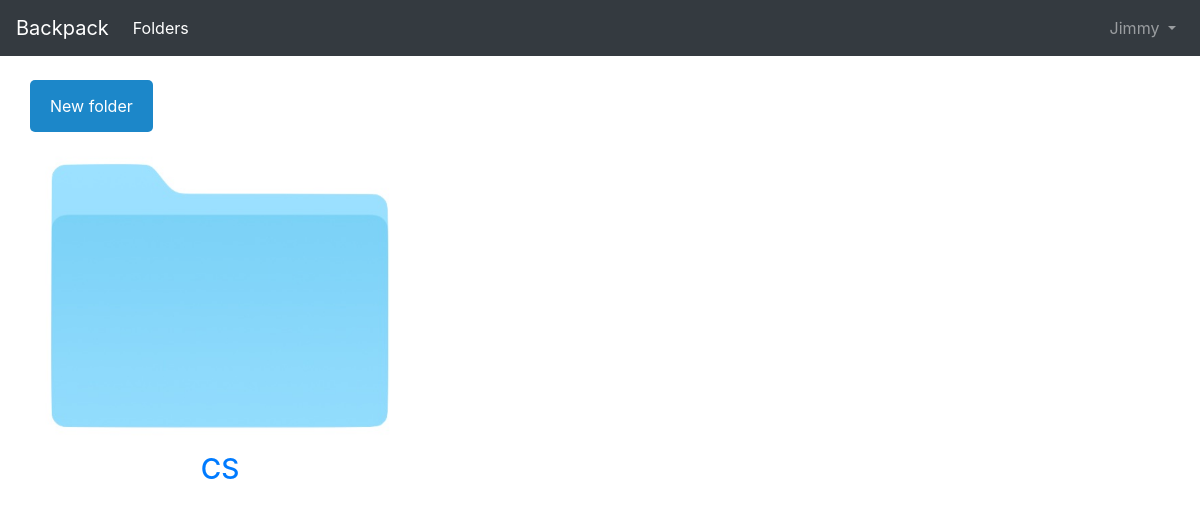
The app's page /docs/ (signed in), older data.
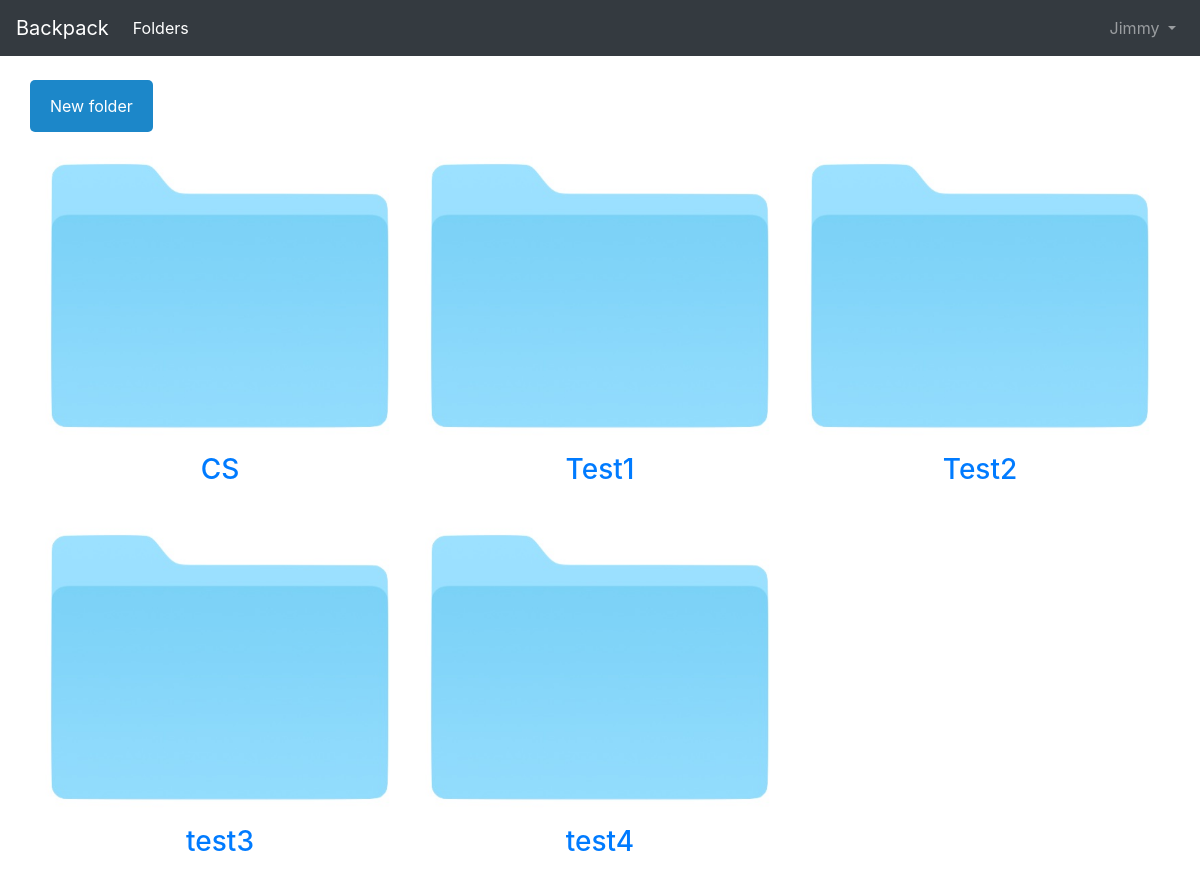
The same page, newer data.
### docs/models.py (models this page shows, shortened)
class Folder(models.Model):
    class Meta:
        constraints = [
            models.UniqueConstraint(fields=['title', 'user_owner'], name='unique_folder')
            ]
    id = models.AutoField(primary_key=True)
    title = models.CharField(max_length=100)
    description = models.CharField(max_length=512, blank=True)
    user_owner = models.ForeignKey(
                        get_user_model(),
                        on_delete=models.CASCADE,
                                   )

### docs/views.py (the view)
# urls.py: path('', FolderListView.as_view(), name='folders'),
class FolderListView(ListView):
    model = Folder
    template_name = 'folder_list.html'
    def get_queryset(self):
        if self.request.user.is_authenticated:
            qs = Folder.objects.filter(Q(user_owner=self.request.user))
            return qs
        else:
            return 0

### templates/context_processors.py (called while the page is built)
def include_login_form(request):
    from django.contrib.auth.forms import AuthenticationForm
    form = AuthenticationForm()
    return {'login_form': form}

### templates/folder_list.html (shortened to what this page needs)
{% extends 'base.html' %}
{% load static %}
{% block content %}
<link rel="stylesheet" href="{% static 'forms.css' %}">
<div class="container">
  <div class="row">
      <button class='openButton' onclick = "openForm()">
        New folder
          </button>
  </div>
</div>
<br>
<div class="container">
  <div class="row">
{% for folder in object_list %}
{% if forloop.counter|divisibleby:4 %}
		</div>
		</div><br>
	<div class="container">
  <div class="row">
{% endif %}
    <div class="col-sm-4">
 <a href="{% url "doc_list" folder.title %}">
        <div class="panel-body"><img src="{% static 'folder_pic.jpg' %}" class="img-responsive" style="width:100%" alt="Image"></div>
        <h3 class="text-center my-3">{{folder.title}}</h3>
</a>
    </div>
{% endfor %}
  </div>
    </div>
{% endblock content %}

### templates/base.html (shortened to what this page needs)
<!doctype html>
<html lang="en">
  <head>
    <link rel="stylesheet"
    href="https://stackpath.bootstrapcdn.com/bootstrap/4.1.3/css/bootstrap.min.css"
>
  </head>
  <body>
    <nav class="navbar navbar-expand-md navbar-dark bg-dark mb-4">
      <a class="navbar-brand" href="{% url 'home' %}">Backpack</a>
      {% if user.is_authenticated %}
	<ul class="navbar-nav mr-auto">
                  <li class="nav-item active">
        <a class="nav-link" href="{% url 'folders' %}">Folders <span class="sr-only">(current)</span></a>
      </li>
	</ul>
	<ul class="navbar-nav ml-auto">
            <a class="nav-link dropdown-toggle" href="#" id="userMenu"
              data-toggle="dropdown" aria-haspopup="true"
              aria-expanded="false">
              {{ user.username }}
            </a>
        </ul>
      {% endif %}
  </nav>
    {% block content %}
    {% endblock content %}
  </body>
</html>

### docs/static/forms.css (style rules this page uses)
* { box-sizing: border-box; }
.openButton { border: none; border-radius: 5px; background-color: #1c87c9; color: white; padding: 14px 20px; cursor: pointer; }

Row changes from the older to the newer data that the page shows:
added Folder: title "Test1"
added Folder: title "Test2"
added Folder: title "test3"
added Folder: title "test4"
